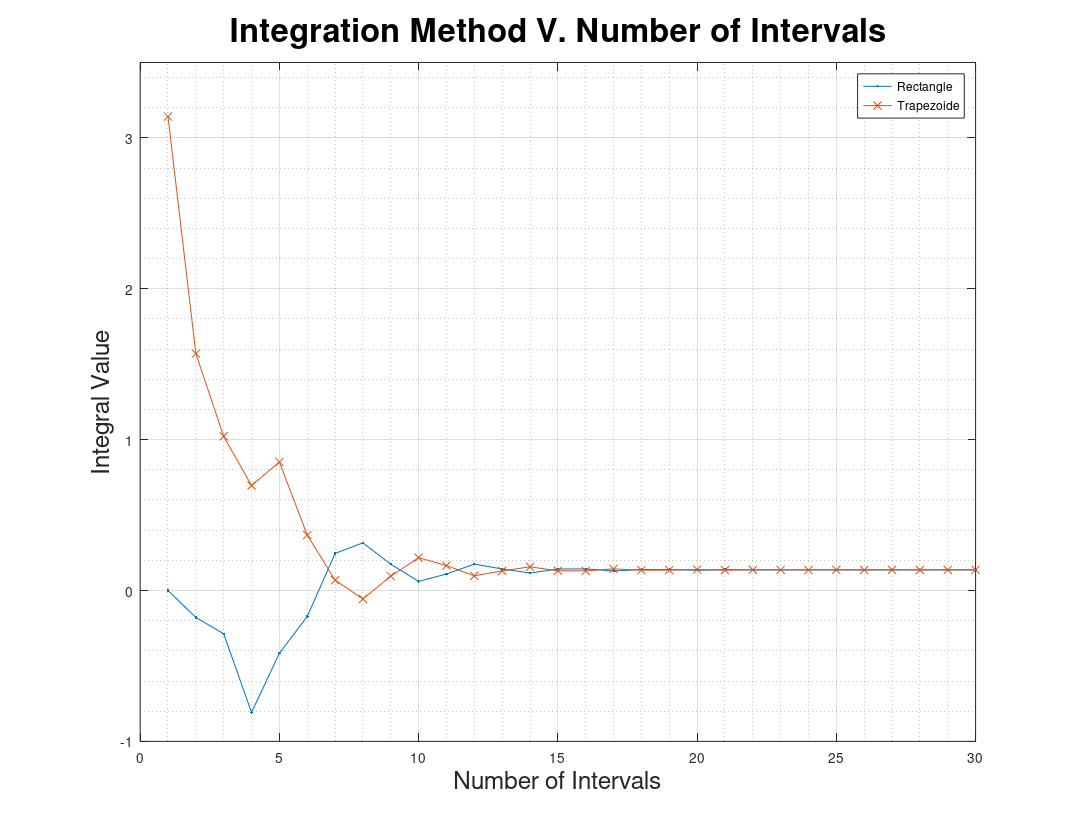

Source code (MATLAB):
%{
clc; clear;
X = [0; sqrt(3/5); -sqrt(3/5)];

Y = [0; sqrt(3/5); -sqrt(3/5)];

A11 = X(1)*sin((X(1))^2)+log(2+Y(1));
A12 = X(1)*sin((X(1))^2)+log(2+Y(2));
A13 = X(1)*sin((X(1))^2)+log(2+Y(3));

A21 = X(2)*sin((X(2))^2)+log(2+Y(1));
A22 = X(2)*sin((X(2))^2)+log(2+Y(2));
A23 = X(2)*sin((X(2))^2)+log(2+Y(3));

A31 = X(3)*sin((X(3))^2)+log(2+Y(1));
A32 = X(3)*sin((X(3))^2)+log(2+Y(2));
A33 = X(3)*sin((X(3))^2)+log(2+Y(3));

W = [(64/81) (40/81) (40/81); (40/81) (25/81) (25/81); (40/81) (25/81) (25/81)];

I33 = W(1,1)*A11+ W(1,2)*A12+ W(1,3)*A13+ W(2,1)*A21+ W(2,2)*A22+ W(2,3)*A23+ W(3,1)*A31+ W(3,2)*A32+ W(3,3)*A33;

I11 = 2.77258872;
I22 = 2.59858;

Iex = 2.59167;

(1-(I33/Iex))*100
%}
clc; clear;

N = 1:30;
intLB = 0; % Integral Lower Bound
intUB = 2*pi; %Integral Upper Bound

%syms x real
%f(x) = (cos(x^3 + 3*x))/(exp(x^2));

IRECT = [];
ITRAP = [];
for j=1:length(N)
    n = N(j);
    h = (intUB - intLB)/n; %Length of each SubInterval
    xi = intLB; % First x position
    for i=1:n
        xi = [xi xi(i)+h];
    end
    %% Rectangule Rule
    Irect = 0;
    for i=1:n
        xx = (xi(i)+xi(i+1))/2
        fxx = (cos(xx^3 + 3*xx))/(exp(xx^2));
        Irect = Irect + h*fxx;
    end
    IRECT = [IRECT Irect]
    %% Trapezoid Rule
    Itrap = 0;
    for i=1:n
        fx1 =(cos(xi(i)^3 + 3*xi(i)))/(exp(xi(i)^2));
        fx2 = (cos(xi(i+1)^3 + 3*xi(i+1)))/(exp(xi(i+1)^2));
        Itrap = Itrap + (h/2)*(fx1+fx2);
    end
    ITRAP = [ITRAP Itrap];
    j
end
plot(N,IRECT,('.-'),N,ITRAP,('x-'))
     p(1).LineWidth = 2;
     p(2).LineWidth = 2;
     title('Integration Method V. Number of Intervals', 'FontSize', 24)
     ylabel('Integral Value', 'FontSize', 18)
     xlabel('Number of Intervals', 'FontSize', 18)
     grid on
     grid minor
     xlim([0,30]);
     ylim([-1,3.5]);
     legend('Rectangle','Trapezoide')
     set(gcf,'paperorientation','landscape');
     set(gcf,'paperunits','normalized');
     set(gcf,'paperposition',[0 0 1 1]);
     print(gcf,'-dpdf','graph2.pdf');